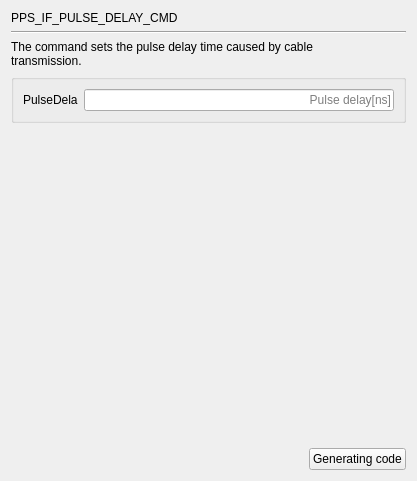
     <widget class="QWidget" name="page_PPS_IF_PULSE_DELAY_CMD">
      <layout class="QGridLayout" name="gridLayout_45">
       <item row="0" column="0">
        <widget class="QLabel" name="label_97">
         <property name="text">
          <string>PPS_IF_PULSE_DELAY_CMD</string>
         </property>
        </widget>
       </item>
       <item row="1" column="0" colspan="2">
        <widget class="Line" name="line_26">
         <property name="orientation">
          <enum>Qt::Horizontal</enum>
         </property>
        </widget>
       </item>
       <item row="2" column="0" colspan="2">
        <widget class="QLabel" name="label_98">
         <property name="text">
          <string>The command sets the pulse delay time caused by cable 
transmission.</string>
         </property>
        </widget>
       </item>
       <item row="3" column="0" colspan="2">
        <widget class="QGroupBox" name="groupBox_18">
         <property name="title">
          <string/>
         </property>
         <layout class="QGridLayout" name="gridLayout_44">
          <item row="0" column="1">
           <widget class="QLineEdit" name="lineEdit_PULSE_DELAY_PulseDela">
            <property name="alignment">
             <set>Qt::AlignRight|Qt::AlignTrailing|Qt::AlignVCenter</set>
            </property>
            <property name="placeholderText">
             <string>Pulse delay[ns]</string>
            </property>
           </widget>
          </item>
          <item row="0" column="0">
           <widget class="QLabel" name="label_110">
            <property name="text">
             <string>PulseDela</string>
            </property>
           </widget>
          </item>
         </layout>
        </widget>
       </item>
       <item row="4" column="1">
        <spacer name="verticalSpacer_26">
         <property name="orientation">
          <enum>Qt::Vertical</enum>
         </property>
         <property name="sizeHint" stdset="0">
          <size>
           <width>20</width>
           <height>319</height>
          </size>
         </property>
        </spacer>
       </item>
       <item row="5" column="0">
        <spacer name="horizontalSpacer_26">
         <property name="orientation">
          <enum>Qt::Horizontal</enum>
         </property>
         <property name="sizeHint" stdset="0">
          <size>
           <width>292</width>
           <height>20</height>
          </size>
         </property>
        </spacer>
       </item>
       <item row="5" column="1">
        <widget class="QPushButton" name="GC_PPS_IF_PULSE_DELAY_CMD">
         <property name="layoutDirection">
          <enum>Qt::LeftToRight</enum>
         </property>
         <property name="text">
          <string>Generating code</string>
         </property>
        </widget>
       </item>
      </layout>
     </widget>
